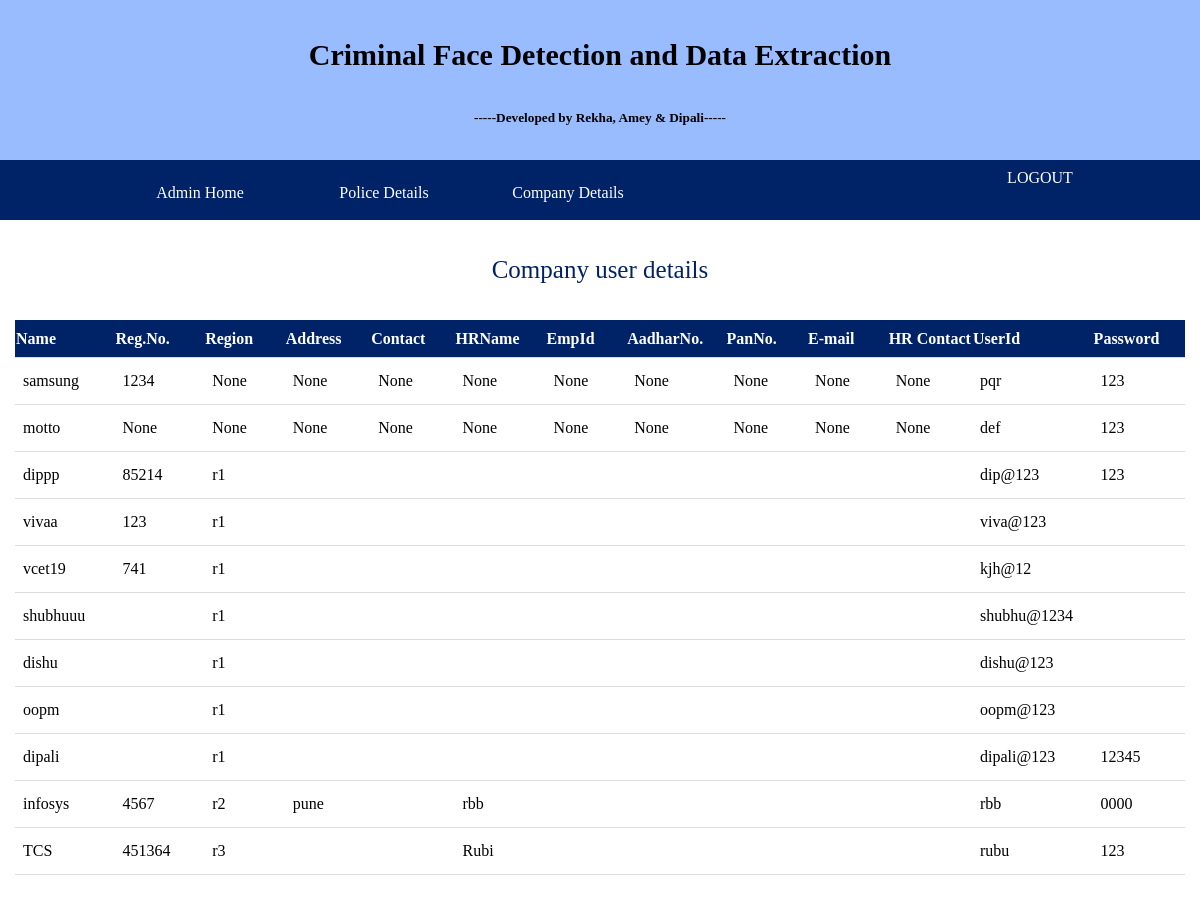
Screenshot of /admin_user3det with the database file from the repository.
### tables this page shows
CREATE TABLE "company_reg" (
	`name_of_comp`	TEXT,
	`reg_no`	INTEGER,
	`region`	TEXT,
	`address_comp`	TEXT,
	`ps_phone`	INTEGER,
	`hr_name`	TEXT,
	`emp_id`	INTEGER,
	`hr_aadhar`	INTEGER,
	`hr_pan`	INTEGER,
	`hr_email`	TEXT,
	`hr_mob_no`	NUMERIC,
	`head_user_id`	TEXT,
	`head_pass`	TEXT,
	`head_pass2`	TEXT,
	`status`	INTEGER DEFAULT 'false',
	`usertype`	TEXT DEFAULT 'company'
);

### app.py (the view)
@app.route('/admin_user3det')
def list():
    con = sqlite3.connect("database.db")
    con.row_factory = sqlite3.Row
    cur = con.cursor()
    cur.execute("select * from company_reg")
    rows = cur.fetchall();
    return render_template("admin_user3det.html", rows=rows)

### templates/admin_user3det.html (shortened to what this page needs)
{% extends 'layout.html' %}
{% block content %}
      <br><br>
      <p>Company user details</p>
      <br><br>
      <table>
         <thead>
            <th>Name</th>
            <th>Reg.No.</th>
            <th>Region</th>
            <th>Address</th>
            <th>Contact</th>
            <th>HRName</th>
            <th>EmpId</th>
            <th>AadharNo.</th>
            <th>PanNo.</th>
            <th>E-mail</th>
            <th>HR Contact</th>
            <th>UserId</th>
            <th>Password</th>
         </thead>
         {% for row in rows %}
            <tr>
               <td>{{row["name_of_comp"]}}</td>
               <td>{{row["reg_no"]}}</td>
               <td> {{ row["region"]}}</td>
               <td>{{row['address_comp']}}</td>
                <td>{{row["ps_phone"]}}</td>
               <td>{{row["hr_name"]}}</td>
               <td> {{ row["emp_id"]}}</td>
               <td>{{row['hr_aadhar']}}</td>
                <td>{{row["hr_pan"]}}</td>
               <td>{{row["hr_email"]}}</td>
               <td> {{ row["hr_mob_no"]}}</td>
               <td>{{row['head_user_id']}}</td>
                <td> {{ row["head_pass"]}}</td>
            </tr>
         {% endfor %}
      </table>
      <br><br><br><br>
{% endblock %}

### templates/layout.html (style rules this page uses)
* { margin:0; }

### templates/admin_user3det.html (style rules this page uses)
p { text-align:center; font-size:25px; color:#002266; }
table { border-collapse: collapse; margin-left:15px; margin-right:15px; }
tr, td { border-bottom: 1px solid #ddd; text-align: left; padding: 8px; width:130px; }
td { height:30px; }
th { width:130px; background-color: #002266; color: white; height:35px; text-decoration:bold; }

### rows the page displays
company_reg: name_of_comp "samsung", reg_no "1234", region "None", address_comp "None", ps_phone "None", hr_name "None", emp_id "None", hr_aadhar "None", hr_pan "None", hr_email "None", hr_mob_no "None", head_user_id "pqr", head_pass "123"
company_reg: name_of_comp "motto", reg_no "None", region "None", address_comp "None", ps_phone "None", hr_name "None", emp_id "None", hr_aadhar "None", hr_pan "None", hr_email "None", hr_mob_no "None", head_user_id "def", head_pass "123"
company_reg: name_of_comp "dippp", reg_no "85214", region "r1", head_user_id "dip@123", head_pass "123"
company_reg: name_of_comp "vivaa", reg_no "123", region "r1", head_user_id "viva@123"
company_reg: name_of_comp "vcet19", reg_no "741", region "r1", head_user_id "kjh@12"
company_reg: name_of_comp "shubhuuu", region "r1", head_user_id "shubhu@1234"
company_reg: name_of_comp "dishu", region "r1", head_user_id "dishu@123"
company_reg: name_of_comp "oopm", region "r1", head_user_id "oopm@123"
company_reg: name_of_comp "dipali", region "r1", head_user_id "dipali@123", head_pass "12345"
company_reg: name_of_comp "infosys", reg_no "4567", region "r2", address_comp "pune", hr_name "rbb", head_user_id "rbb", head_pass "0000"
company_reg: name_of_comp "TCS", reg_no "451364", region "r3", hr_name "Rubi", head_user_id "rubu", head_pass "123"
